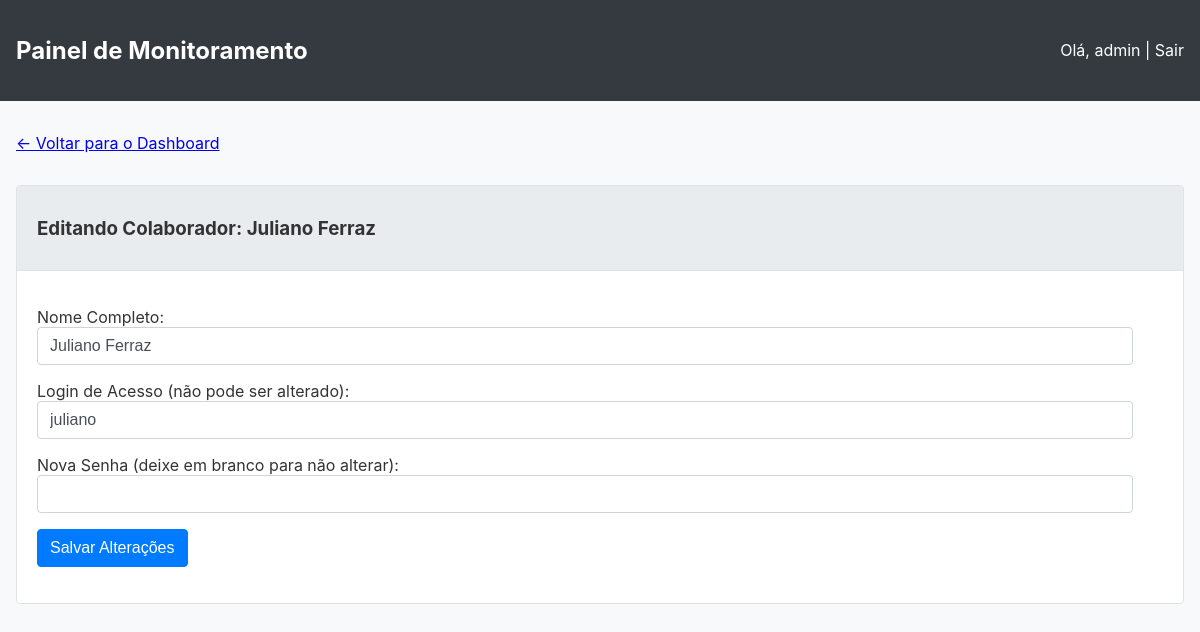
The app's page /employee/edit/2 (signed in) with its own data.
### app/models.py (models this page shows, shortened)
class User(db.Model, UserMixin):
    id = db.Column(db.Integer, primary_key=True)
    username = db.Column(db.String(64), index=True, unique=True)
    password_hash = db.Column(db.String(128))
    full_name = db.Column(db.String(120))
    is_admin = db.Column(db.Boolean, default=False)
    work_sessions = db.relationship('WorkSession', backref='employee', lazy='dynamic')

### app/routes.py (the view, shortened to what this page needs)
@main.route('/employee/edit/<int:user_id>', methods=['GET', 'POST'])
@login_required
def edit_employee(user_id):
    if not current_user.is_admin: return redirect(url_for('main.login'))
    employee = User.query.get_or_404(user_id)
    return render_template('edit_employee.html', title='Editar Colaborador', employee=employee)

### app/models.py (called while the page is built)
@login_manager.user_loader
def load_user(user_id):
    return User.query.get(int(user_id))

### app/templates/edit_employee.html
{% extends "base.html" %}
{% block content %}
<a href="{{ url_for('main.dashboard') }}">&larr; Voltar para o Dashboard</a>
<div class="card" style="margin-top: 2rem;">
    <div class="card-header">
        <h3>Editando Colaborador: {{ employee.full_name }}</h3>
    </div>
    <div class="card-body">
        <form action="{{ url_for('main.edit_employee', user_id=employee.id) }}" method="post">
            <p>Nome Completo: <input type="text" name="full_name" class="form-control" value="{{ employee.full_name }}" required></p>
            <p>Login de Acesso (não pode ser alterado): <input type="text" name="username" class="form-control" value="{{ employee.username }}" readonly></p>
            <p>Nova Senha (deixe em branco para não alterar): <input type="password" name="password" class="form-control"></p>
            <p><input type="submit" value="Salvar Alterações" class="btn btn-primary"></p>
        </form>
    </div>
</div>
{% endblock %}

### app/templates/base.html (shortened to what this page needs)
<!doctype html>
<html lang="pt-br">
  <head>
  </head>
  <body>
    {% if current_user.is_authenticated and current_user.is_admin %}
    <nav class="navbar">
      <a href="{{ url_for('main.dashboard') }}"><h1>Painel de Monitoramento</h1></a>
      <div>
        <span>Olá, {{ current_user.username }}</span> |
        <a href="{{ url_for('main.logout') }}">Sair</a>
      </div>
    </nav>
    {% endif %}
    <main class="container">
      {% block content %}{% endblock %}
    </main>
  </body>
</html>

### app/templates/base.html (style rules this page uses)
body { font-family: -apple-system, BlinkMacSystemFont, "Segoe UI", Roboto, "Helvetica Neue", Arial, sans-serif; background-color: #f8f9fa; color: #333; margin: 0; }
.navbar { background-color: #343a40; padding: 1rem; color: white; display: flex; justify-content: space-between; align-items: center; }
.navbar a { color: white; text-decoration: none; }
.container { max-width: 1200px; margin: 2rem auto; padding: 0 1rem; }
.card { background: white; border: 1px solid #dee2e6; border-radius: 0.25rem; margin-bottom: 1.5rem; }
.card-header { padding: 0.75rem 1.25rem; background-color: #e9ecef; border-bottom: 1px solid #dee2e6; }
.card-body { padding: 1.25rem; }
.btn { display: inline-block; font-weight: 400; color: #212529; text-align: center; vertical-align: middle; cursor: pointer; background-color: transparent; border: 1px solid transparent; padding: 0.375rem 0.75rem; font-size: 1rem; line-height: 1.5; border-radius: 0.25rem; }
.btn-primary { color: #fff; background-color: #007bff; border-color: #007bff; }
.form-control { display: block; width: 95%; padding: 0.375rem 0.75rem; font-size: 1rem; line-height: 1.5; color: #495057; background-color: #fff; background-clip: padding-box; border: 1px solid #ced4da; border-radius: 0.25rem; }

### records on screen
User: username "admin"
User: full_name "Juliano Ferraz", username "juliano"
